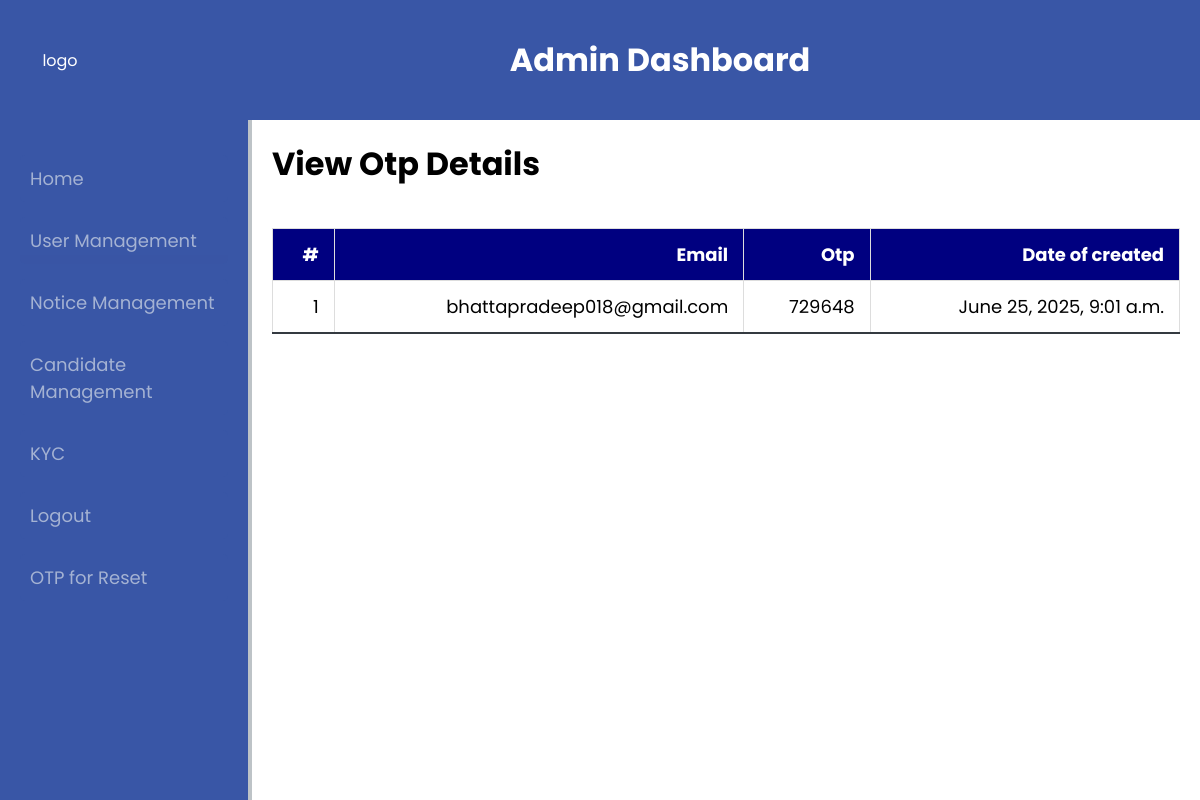
Screenshot of /view_otp/ with the database file from the repository.
### myapp/models.py (models this page shows)
class EmailVerification(models.Model):
    email = models.EmailField()
    otp_code = models.CharField(max_length=6)
    created_at = models.DateTimeField(auto_now_add=True)
    class Meta:
        db_table = 'emailverification'

### myapp/views.py (the view)
# urls.py: path('view_otp/', views.view_otp, name='view_otp'),
def view_otp(request):
    users = EmailVerification.objects.all()
    return render(request, 'myapp/view_otp.html', {'users': users})

### myapp/templates/myapp/view_otp.html (shortened to what this page needs)
{% extends "myapp/base.html" %}
{% block head %}
    {% load static %}
    <link rel="stylesheet" href="{% static 'myapp/css/view_user.css' %}">
{% endblock %}
{% block content %}
    <h1>View Otp Details</h1>
    <table class="user-table">
        <thead>
            <tr>
                <th>#</th>
                <th>Email</th>
                <th>Otp</th>
                <th>Date of created</th>
            </tr>
        </thead>
        <tbody>
            {% for user in users %}
            <tr>
                <td data-label="#"> {{ forloop.counter }}</td>
                <td data-label="Email">{{ user.email }}</td>
                <td data-label="Otp Code">{{ user.otp_code }}</td>
                <td data-label="Date of created">{{ user.created_at }}</td>
            </tr>
            {% endfor %}
        </tbody>
    </table>
{% endblock %}

### myapp/static/myapp/css/dashboard.css (style rules this page uses)
* { margin: 0; padding: 0; box-sizing: border-box; font-family: 'Poppins', sans-serif; }
body { display: flex; flex-direction: column; min-height: 100vh; background-color: #ecf0f1; }

### myapp/static/myapp/css/view_user.css (style rules this page uses)
.user-table { width: 100%; border-collapse: collapse; margin: 20px 0; font-size: 18px; text-align: left; }
.user-table thead tr { background-color: navy; color: white; text-align: center; font-weight: bold; }
.user-table th, .user-table td { padding: 12px 15px; border: 1px solid #ddd; text-align: right; }
.user-table tbody tr { border-bottom: 1px solid #ddd; }
.user-table tbody tr:last-of-type { border-bottom: 2px solid #343a40; }

### rows the page displays
EmailVerification: email "bhattapradeep018@gmail.com", otp_code "729648", created_at "June 25, 2025, 9:01 a.m."
